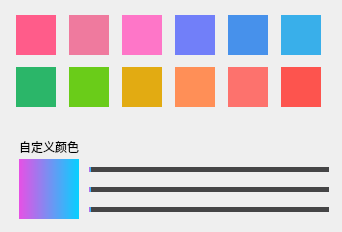
     <widget class="QWidget" name="tab_2">
      <attribute name="title">
       <string>纯色</string>
      </attribute>
      <widget class="QWidget" name="widget_4" native="true">
       <property name="geometry">
        <rect>
         <x>9</x>
         <y>9</y>
         <width>324</width>
         <height>104</height>
        </rect>
       </property>
       <widget class="QPushButton" name="color1_btn">
        <property name="geometry">
         <rect>
          <x>7</x>
          <y>6</y>
          <width>40</width>
          <height>40</height>
         </rect>
        </property>
        <property name="minimumSize">
         <size>
          <width>40</width>
          <height>40</height>
         </size>
        </property>
        <property name="maximumSize">
         <size>
          <width>40</width>
          <height>40</height>
         </size>
        </property>
        <property name="focusPolicy">
         <enum>Qt::NoFocus</enum>
        </property>
        <property name="styleSheet">
         <string notr="true">QPushButton{
	border:none;
	background-color: rgb(255, 92, 138);
}</string>
        </property>
        <property name="text">
         <string/>
        </property>
       </widget>
       <widget class="QPushButton" name="color2_btn">
        <property name="geometry">
         <rect>
          <x>60</x>
          <y>6</y>
          <width>40</width>
          <height>40</height>
         </rect>
        </property>
        <property name="minimumSize">
         <size>
          <width>40</width>
          <height>40</height>
         </size>
        </property>
        <property name="maximumSize">
         <size>
          <width>40</width>
          <height>40</height>
         </size>
        </property>
        <property name="focusPolicy">
         <enum>Qt::NoFocus</enum>
        </property>
        <property name="styleSheet">
         <string notr="true">QPushButton{
	border:none;
	background-color: rgb(239, 122, 158);
}</string>
        </property>
        <property name="text">
         <string/>
        </property>
       </widget>
       <widget class="QPushButton" name="color3_btn">
        <property name="geometry">
         <rect>
          <x>113</x>
          <y>6</y>
          <width>40</width>
          <height>40</height>
         </rect>
        </property>
        <property name="minimumSize">
         <size>
          <width>40</width>
          <height>40</height>
         </size>
        </property>
        <property name="maximumSize">
         <size>
          <width>40</width>
          <height>40</height>
         </size>
        </property>
        <property name="focusPolicy">
         <enum>Qt::NoFocus</enum>
        </property>
        <property name="styleSheet">
         <string notr="true">QPushButton{
	border:none;
	background-color: rgb(254, 118, 200);
}</string>
        </property>
        <property name="text">
         <string/>
        </property>
       </widget>
       <widget class="QPushButton" name="color4_btn">
        <property name="geometry">
         <rect>
          <x>166</x>
          <y>6</y>
          <width>40</width>
          <height>40</height>
         </rect>
        </property>
        <property name="minimumSize">
         <size>
          <width>40</width>
          <height>40</height>
         </size>
        </property>
        <property name="maximumSize">
         <size>
          <width>40</width>
          <height>40</height>
         </size>
        </property>
        <property name="focusPolicy">
         <enum>Qt::NoFocus</enum>
        </property>
        <property name="styleSheet">
         <string notr="true">QPushButton{
	border:none;
	background-color: rgb(113, 127, 249);
}</string>
        </property>
        <property name="text">
         <string/>
        </property>
       </widget>
       <widget class="QPushButton" name="color5_btn">
        <property name="geometry">
         <rect>
          <x>219</x>
          <y>6</y>
          <width>40</width>
          <height>40</height>
         </rect>
        </property>
        <property name="minimumSize">
         <size>
          <width>40</width>
          <height>40</height>
         </size>
        </property>
        <property name="maximumSize">
         <size>
          <width>40</width>
          <height>40</height>
         </size>
        </property>
        <property name="focusPolicy">
         <enum>Qt::NoFocus</enum>
        </property>
        <property name="styleSheet">
         <string notr="true">QPushButton{
	border:none;
	background-color: rgb(71, 145, 235);
}</string>
        </property>
        <property name="text">
         <string/>
        </property>
       </widget>
       <widget class="QPushButton" name="color6_btn">
        <property name="geometry">
         <rect>
          <x>272</x>
          <y>6</y>
          <width>40</width>
          <height>40</height>
         </rect>
        </property>
        <property name="minimumSize">
         <size>
          <width>40</width>
          <height>40</height>
         </size>
        </property>
        <property name="maximumSize">
         <size>
          <width>40</width>
          <height>40</height>
         </size>
        </property>
        <property name="focusPolicy">
         <enum>Qt::NoFocus</enum>
        </property>
        <property name="styleSheet">
         <string notr="true">QPushButton{
	border:none;
	background-color: rgb(57, 175, 234);
}</string>
        </property>
        <property name="text">
         <string/>
        </property>
       </widget>
       <widget class="QPushButton" name="color7_btn">
        <property name="geometry">
         <rect>
          <x>7</x>
          <y>58</y>
          <width>40</width>
          <height>40</height>
         </rect>
        </property>
        <property name="minimumSize">
         <size>
          <width>40</width>
          <height>40</height>
         </size>
        </property>
        <property name="maximumSize">
         <size>
          <width>40</width>
          <height>40</height>
         </size>
        </property>
        <property name="focusPolicy">
         <enum>Qt::NoFocus</enum>
        </property>
        <property name="styleSheet">
         <string notr="true">QPushButton{
	border:none;
	background-color: rgb(43, 182, 105);
}</string>
        </property>
        <property name="text">
         <string/>
        </property>
       </widget>
       <widget class="QPushButton" name="color8_btn">
        <property name="geometry">
         <rect>
          <x>60</x>
          <y>58</y>
          <width>40</width>
          <height>40</height>
         </rect>
        </property>
        <property name="minimumSize">
         <size>
          <width>40</width>
          <height>40</height>
         </size>
        </property>
        <property name="maximumSize">
         <size>
          <width>40</width>
          <height>40</height>
         </size>
        </property>
        <property name="focusPolicy">
         <enum>Qt::NoFocus</enum>
        </property>
        <property name="styleSheet">
         <string notr="true">QPushButton{
	border:none;
	background-color: rgb(106, 204, 25);
}</string>
        </property>
        <property name="text">
         <string/>
        </property>
       </widget>
       <widget class="QPushButton" name="color9_btn">
        <property name="geometry">
         <rect>
          <x>113</x>
          <y>58</y>
          <width>40</width>
          <height>40</height>
         </rect>
        </property>
        <property name="minimumSize">
         <size>
          <width>40</width>
          <height>40</height>
         </size>
        </property>
        <property name="maximumSize">
         <size>
          <width>40</width>
          <height>40</height>
         </size>
        </property>
        <property name="focusPolicy">
         <enum>Qt::NoFocus</enum>
        </property>
        <property name="styleSheet">
         <string notr="true">QPushButton{
	border:none;
	background-color: rgb(226, 171, 18);
}</string>
        </property>
        <property name="text">
         <string/>
        </property>
       </widget>
       <widget class="QPushButton" name="color10_btn">
        <property name="geometry">
         <rect>
          <x>166</x>
          <y>58</y>
          <width>40</width>
          <height>40</height>
         </rect>
        </property>
        <property name="minimumSize">
         <size>
          <width>40</width>
          <height>40</height>
         </size>
        </property>
        <property name="maximumSize">
         <size>
          <width>40</width>
          <height>40</height>
         </size>
        </property>
        <property name="focusPolicy">
         <enum>Qt::NoFocus</enum>
        </property>
        <property name="styleSheet">
         <string notr="true">QPushButton{
	border:none;
	background-color: rgb(255, 143, 87);
}</string>
        </property>
        <property name="text">
         <string/>
        </property>
       </widget>
       <widget class="QPushButton" name="color11_btn">
        <property name="geometry">
         <rect>
          <x>219</x>
          <y>58</y>
          <width>40</width>
          <height>40</height>
         </rect>
        </property>
        <property name="minimumSize">
         <size>
          <width>40</width>
          <height>40</height>
         </size>
        </property>
        <property name="maximumSize">
         <size>
          <width>40</width>
          <height>40</height>
         </size>
        </property>
        <property name="focusPolicy">
         <enum>Qt::NoFocus</enum>
        </property>
        <property name="styleSheet">
         <string notr="true">QPushButton{
	border:none;
	background-color: rgb(253, 114, 109);
}</string>
        </property>
        <property name="text">
         <string/>
        </property>
       </widget>
       <widget class="QPushButton" name="color12_btn">
        <property name="geometry">
         <rect>
          <x>272</x>
          <y>58</y>
          <width>40</width>
          <height>40</height>
         </rect>
        </property>
        <property name="minimumSize">
         <size>
          <width>40</width>
          <height>40</height>
         </size>
        </property>
        <property name="maximumSize">
         <size>
          <width>40</width>
          <height>40</height>
         </size>
        </property>
        <property name="focusPolicy">
         <enum>Qt::NoFocus</enum>
        </property>
        <property name="styleSheet">
         <string notr="true">QPushButton{
	border:none;
	background-color: rgb(253, 84, 78);
}</string>
        </property>
        <property name="text">
         <string/>
        </property>
       </widget>
       <widget class="QPushButton" name="color1_icon">
        <property name="geometry">
         <rect>
          <x>34</x>
          <y>31</y>
          <width>20</width>
          <height>20</height>
         </rect>
        </property>
        <property name="minimumSize">
         <size>
          <width>20</width>
          <height>20</height>
         </size>
        </property>
        <property name="maximumSize">
         <size>
          <width>20</width>
          <height>20</height>
         </size>
        </property>
        <property name="focusPolicy">
         <enum>Qt::NoFocus</enum>
        </property>
        <property name="styleSheet">
         <string notr="true">QPushButton {
	background-color:transparent;
	border-radius:10px;
}
QPushButton::checked{
	background-color:white;
	border-image: url(:/skin/images/colorselect.png);
}</string>
        </property>
        <property name="text">
         <string/>
        </property>
        <property name="checkable">
         <bool>true</bool>
        </property>
        <property name="autoExclusive">
         <bool>false</bool>
        </property>
       </widget>
       <widget class="QPushButton" name="color2_icon">
        <property name="geometry">
         <rect>
          <x>87</x>
          <y>31</y>
          <width>20</width>
          <height>20</height>
         </rect>
        </property>
        <property name="minimumSize">
         <size>
          <width>20</width>
          <height>20</height>
         </size>
        </property>
        <property name="maximumSize">
         <size>
          <width>20</width>
          <height>20</height>
         </size>
        </property>
        <property name="focusPolicy">
         <enum>Qt::NoFocus</enum>
        </property>
        <property name="styleSheet">
         <string notr="true">QPushButton {
	background-color:transparent;
	border-radius:10px;
}
QPushButton::checked{
	background-color:white;
	border-image: url(:/skin/images/colorselect.png);
}</string>
        </property>
        <property name="text">
         <string/>
        </property>
        <property name="checkable">
         <bool>true</bool>
        </property>
        <property name="autoExclusive">
         <bool>false</bool>
        </property>
       </widget>
       <widget class="QPushButton" name="color3_icon">
        <property name="geometry">
         <rect>
          <x>140</x>
          <y>31</y>
          <width>20</width>
          <height>20</height>
         </rect>
        </property>
        <property name="minimumSize">
         <size>
          <width>20</width>
          <height>20</height>
         </size>
        </property>
        <property name="maximumSize">
         <size>
          <width>20</width>
          <height>20</height>
         </size>
        </property>
        <property name="focusPolicy">
         <enum>Qt::NoFocus</enum>
        </property>
        <property name="styleSheet">
         <string notr="true">QPushButton {
	background-color:transparent;
	border-radius:10px;
}
QPushButton::checked{
	background-color:white;
	border-image: url(:/skin/images/colorselect.png);
}</string>
        </property>
        <property name="text">
         <string/>
        </property>
        <property name="checkable">
         <bool>true</bool>
        </property>
        <property name="autoExclusive">
         <bool>false</bool>
        </property>
       </widget>
       <widget class="QPushButton" name="color4_icon">
        <property name="geometry">
         <rect>
          <x>193</x>
          <y>31</y>
          <width>20</width>
          <height>20</height>
         </rect>
        </property>
        <property name="minimumSize">
         <size>
          <width>20</width>
          <height>20</height>
         </size>
        </property>
        <property name="maximumSize">
         <size>
          <width>20</width>
          <height>20</height>
         </size>
        </property>
        <property name="focusPolicy">
         <enum>Qt::NoFocus</enum>
        </property>
        <property name="styleSheet">
         <string notr="true">QPushButton {
	background-color:transparent;
	border-radius:10px;
}
QPushButton::checked{
	background-color:white;
	border-image: url(:/skin/images/colorselect.png);
}</string>
        </property>
        <property name="text">
         <string/>
        </property>
        <property name="checkable">
         <bool>true</bool>
        </property>
        <property name="autoExclusive">
         <bool>false</bool>
        </property>
       </widget>
       <widget class="QPushButton" name="color5_icon">
        <property name="geometry">
         <rect>
          <x>246</x>
          <y>31</y>
          <width>20</width>
          <height>20</height>
         </rect>
        </property>
        <property name="minimumSize">
         <size>
          <width>20</width>
          <height>20</height>
         </size>
        </property>
        <property name="maximumSize">
         <size>
          <width>20</width>
          <height>20</height>
         </size>
        </property>
        <property name="focusPolicy">
         <enum>Qt::NoFocus</enum>
        </property>
        <property name="styleSheet">
         <string notr="true">QPushButton {
	background-color:transparent;
	border-radius:10px;
}
QPushButton::checked{
	background-color:white;
	border-image: url(:/skin/images/colorselect.png);
}</string>
        </property>
        <property name="text">
         <string/>
        </property>
        <property name="checkable">
         <bool>true</bool>
        </property>
        <property name="autoExclusive">
         <bool>false</bool>
        </property>
       </widget>
       <widget class="QPushButton" name="color6_icon">
        <property name="geometry">
         <rect>
          <x>299</x>
          <y>31</y>
          <width>20</width>
          <height>20</height>
         </rect>
        </property>
        <property name="minimumSize">
         <size>
          <width>20</width>
          <height>20</height>
         </size>
        </property>
        <property name="maximumSize">
         <size>
          <width>20</width>
          <height>20</height>
         </size>
        </property>
        <property name="focusPolicy">
         <enum>Qt::NoFocus</enum>
        </property>
        <property name="styleSheet">
         <string notr="true">QPushButton {
	background-color:transparent;
	border-radius:10px;
}
QPushButton::checked{
	background-color:white;
	border-image: url(:/skin/images/colorselect.png);
}</string>
        </property>
        <property name="text">
         <string/>
        </property>
        <property name="checkable">
         <bool>true</bool>
        </property>
        <property name="autoExclusive">
         <bool>false</bool>
        </property>
       </widget>
       <widget class="QPushButton" name="color7_icon">
        <property name="geometry">
         <rect>
          <x>34</x>
          <y>83</y>
          <width>20</width>
          <height>20</height>
         </rect>
        </property>
        <property name="minimumSize">
         <size>
          <width>20</width>
          <height>20</height>
         </size>
        </property>
        <property name="maximumSize">
         <size>
          <width>20</width>
          <height>20</height>
         </size>
        </property>
        <property name="focusPolicy">
         <enum>Qt::NoFocus</enum>
        </property>
        <property name="styleSheet">
         <string notr="true">QPushButton {
	background-color:transparent;
	border-radius:10px;
}
QPushButton::checked{
	background-color:white;
	border-image: url(:/skin/images/colorselect.png);
}</string>
        </property>
        <property name="text">
         <string/>
        </property>
        <property name="checkable">
         <bool>true</bool>
        </property>
        <property name="autoExclusive">
         <bool>false</bool>
        </property>
       </widget>
       <widget class="QPushButton" name="color8_icon">
        <property name="geometry">
         <rect>
          <x>87</x>
          <y>83</y>
          <width>20</width>
          <height>20</height>
         </rect>
        </property>
        <property name="minimumSize">
         <size>
          <width>20</width>
          <height>20</height>
         </size>
        </property>
        <property name="maximumSize">
         <size>
          <width>20</width>
          <height>20</height>
         </size>
        </property>
        <property name="focusPolicy">
         <enum>Qt::NoFocus</enum>
        </property>
        <property name="styleSheet">
         <string notr="true">QPushButton {
	background-color:transparent;
	border-radius:10px;
}
QPushButton::checked{
	background-color:white;
	border-image: url(:/skin/images/colorselect.png);
}</string>
        </property>
        <property name="text">
         <string/>
        </property>
        <property name="checkable">
         <bool>true</bool>
        </property>
        <property name="autoExclusive">
         <bool>false</bool>
        </property>
       </widget>
       <widget class="QPushButton" name="color9_icon">
        <property name="geometry">
         <rect>
          <x>140</x>
          <y>83</y>
          <width>20</width>
          <height>20</height>
         </rect>
        </property>
        <property name="minimumSize">
         <size>
          <width>20</width>
          <height>20</height>
         </size>
        </property>
        <property name="maximumSize">
         <size>
          <width>20</width>
          <height>20</height>
         </size>
        </property>
        <property name="focusPolicy">
         <enum>Qt::NoFocus</enum>
        </property>
        <property name="styleSheet">
         <string notr="true">QPushButton {
	background-color:transparent;
	border-radius:10px;
}
QPushButton::checked{
	background-color:white;
	border-image: url(:/skin/images/colorselect.png);
}</string>
        </property>
        <property name="text">
         <string/>
        </property>
        <property name="checkable">
         <bool>true</bool>
        </property>
        <property name="autoExclusive">
         <bool>false</bool>
        </property>
       </widget>
       <widget class="QPushButton" name="color10_icon">
        <property name="geometry">
         <rect>
          <x>193</x>
          <y>83</y>
          <width>20</width>
          <height>20</height>
         </rect>
        </property>
        <property name="minimumSize">
         <size>
          <width>20</width>
          <height>20</height>
         </size>
        </property>
        <property name="maximumSize">
         <size>
          <width>20</width>
          <height>20</height>
         </size>
        </property>
        <property name="focusPolicy">
         <enum>Qt::NoFocus</enum>
        </property>
        <property name="styleSheet">
         <string notr="true">QPushButton {
	background-color:transparent;
	border-radius:10px;
}
QPushButton::checked{
	background-color:white;
	border-image: url(:/skin/images/colorselect.png);
}</string>
        </property>
        <property name="text">
         <string/>
        </property>
        <property name="checkable">
         <bool>true</bool>
        </property>
        <property name="autoExclusive">
         <bool>false</bool>
        </property>
       </widget>
       <widget class="QPushButton" name="color11_icon">
        <property name="geometry">
         <rect>
          <x>246</x>
          <y>83</y>
          <width>20</width>
          <height>20</height>
         </rect>
        </property>
        <property name="minimumSize">
         <size>
          <width>20</width>
          <height>20</height>
         </size>
        </property>
        <property name="maximumSize">
         <size>
          <width>20</width>
          <height>20</height>
         </size>
        </property>
        <property name="focusPolicy">
         <enum>Qt::NoFocus</enum>
        </property>
        <property name="styleSheet">
         <string notr="true">QPushButton {
	background-color:transparent;
	border-radius:10px;
}
QPushButton::checked{
	background-color:white;
	border-image: url(:/skin/images/colorselect.png);
}</string>
        </property>
        <property name="text">
         <string/>
        </property>
        <property name="checkable">
         <bool>true</bool>
        </property>
        <property name="autoExclusive">
         <bool>false</bool>
        </property>
       </widget>
       <widget class="QPushButton" name="color12_icon">
        <property name="geometry">
         <rect>
          <x>299</x>
          <y>83</y>
          <width>20</width>
          <height>20</height>
         </rect>
        </property>
        <property name="minimumSize">
         <size>
          <width>20</width>
          <height>20</height>
         </size>
        </property>
        <property name="maximumSize">
         <size>
          <width>20</width>
          <height>20</height>
         </size>
        </property>
        <property name="focusPolicy">
         <enum>Qt::NoFocus</enum>
        </property>
        <property name="styleSheet">
         <string notr="true">QPushButton {
	background-color:transparent;
	border-radius:10px;
}
QPushButton::checked{
	background-color:white;
	border-image: url(:/skin/images/colorselect.png);
}</string>
        </property>
        <property name="text">
         <string/>
        </property>
        <property name="checkable">
         <bool>true</bool>
        </property>
        <property name="autoExclusive">
         <bool>false</bool>
        </property>
       </widget>
      </widget>
      <widget class="QWidget" name="widget_5" native="true">
       <property name="geometry">
        <rect>
         <x>9</x>
         <y>119</y>
         <width>324</width>
         <height>104</height>
        </rect>
       </property>
       <widget class="QLabel" name="label">
        <property name="geometry">
         <rect>
          <x>10</x>
          <y>20</y>
          <width>61</width>
          <height>16</height>
         </rect>
        </property>
        <property name="focusPolicy">
         <enum>Qt::NoFocus</enum>
        </property>
        <property name="text">
         <string>自定义颜色</string>
        </property>
       </widget>
       <widget class="QSlider" name="r_slider">
        <property name="geometry">
         <rect>
          <x>80</x>
          <y>40</y>
          <width>240</width>
          <height>20</height>
         </rect>
        </property>
        <property name="focusPolicy">
         <enum>Qt::NoFocus</enum>
        </property>
        <property name="styleSheet">
         <string notr="true">QSlider::add-page:Horizontal{
	background-color: rgb(69, 69, 70);
	height:5px;
}
QSlider::sub-page:Horizontal{
	background-color:qlineargradient(spread:pad, x1:0, y1:0, x2:1, y2:0, stop:0 rgba(231,80,229, 255), stop:1 rgba(7,208,255, 255));
	height:5px;
}
QSlider::handle:Horizontal{
	width:10px;
	margin:-1px -1px;
}
QSlider::groove:Horizontal{
	background:rgb(0, 255, 0);
	height:5px;
	padding-left:-3px;
	padding-right:-3px;
}</string>
        </property>
        <property name="maximum">
         <number>255</number>
        </property>
        <property name="orientation">
         <enum>Qt::Horizontal</enum>
        </property>
       </widget>
       <widget class="QSlider" name="b_slider">
        <property name="geometry">
         <rect>
          <x>80</x>
          <y>80</y>
          <width>240</width>
          <height>20</height>
         </rect>
        </property>
        <property name="focusPolicy">
         <enum>Qt::NoFocus</enum>
        </property>
        <property name="styleSheet">
         <string notr="true">QSlider::add-page:Horizontal{
	background-color: rgb(69, 69, 70);
	height:5px;
}
QSlider::sub-page:Horizontal{
	background-color:qlineargradient(spread:pad, x1:0, y1:0, x2:1, y2:0, stop:0 rgba(231,80,229, 255), stop:1 rgba(7,208,255, 255));
	height:5px;
}
QSlider::handle:Horizontal{
	width:10px;
	margin:-1px -1px;
}
QSlider::groove:Horizontal{
	background:rgb(0, 255, 0);
	height:5px;
	padding-left:-3px;
	padding-right:-3px;
}</string>
        </property>
        <property name="maximum">
         <number>255</number>
        </property>
        <property name="orientation">
         <enum>Qt::Horizontal</enum>
        </property>
       </widget>
       <widget class="QSlider" name="g_slider">
        <property name="geometry">
         <rect>
          <x>80</x>
          <y>60</y>
          <width>240</width>
          <height>20</height>
         </rect>
        </property>
        <property name="focusPolicy">
         <enum>Qt::NoFocus</enum>
        </property>
        <property name="styleSheet">
         <string notr="true">QSlider::add-page:Horizontal{
	background-color: rgb(69, 69, 70);
	height:5px;
}
QSlider::sub-page:Horizontal{
	background-color:qlineargradient(spread:pad, x1:0, y1:0, x2:1, y2:0, stop:0 rgba(231,80,229, 255), stop:1 rgba(7,208,255, 255));
	height:5px;
}
QSlider::handle:Horizontal{
	width:10px;
	margin:-1px -1px;
}
QSlider::groove:Horizontal{
	background:rgb(0, 255, 0);
	height:5px;
	padding-left:-3px;
	padding-right:-3px;
}</string>
        </property>
        <property name="maximum">
         <number>255</number>
        </property>
        <property name="orientation">
         <enum>Qt::Horizontal</enum>
        </property>
       </widget>
       <widget class="QPushButton" name="pane_btn">
        <property name="geometry">
         <rect>
          <x>10</x>
          <y>40</y>
          <width>60</width>
          <height>60</height>
         </rect>
        </property>
        <property name="minimumSize">
         <size>
          <width>60</width>
          <height>60</height>
         </size>
        </property>
        <property name="maximumSize">
         <size>
          <width>60</width>
          <height>60</height>
         </size>
        </property>
        <property name="focusPolicy">
         <enum>Qt::NoFocus</enum>
        </property>
        <property name="styleSheet">
         <string notr="true">QPushButton{
	background-color:qlineargradient(spread:pad, x1:0, y1:0, x2:1, y2:0, stop:0 rgba(231,80,229, 255), stop:1 rgba(7,208,255, 255));
	border:none;
}</string>
        </property>
        <property name="text">
         <string/>
        </property>
       </widget>
       <widget class="QPushButton" name="pane_icon">
        <property name="geometry">
         <rect>
          <x>50</x>
          <y>80</y>
          <width>20</width>
          <height>20</height>
         </rect>
        </property>
        <property name="minimumSize">
         <size>
          <width>20</width>
          <height>20</height>
         </size>
        </property>
        <property name="maximumSize">
         <size>
          <width>20</width>
          <height>20</height>
         </size>
        </property>
        <property name="focusPolicy">
         <enum>Qt::NoFocus</enum>
        </property>
        <property name="styleSheet">
         <string notr="true">QPushButton {
	background-color:transparent;
	border-radius:10px;
}
QPushButton::checked{
	background-color:white;
	border-image: url(:/skin/images/colorselect.png);
}</string>
        </property>
        <property name="text">
         <string/>
        </property>
        <property name="checkable">
         <bool>true</bool>
        </property>
        <property name="autoExclusive">
         <bool>false</bool>
        </property>
       </widget>
      </widget>
     </widget>
